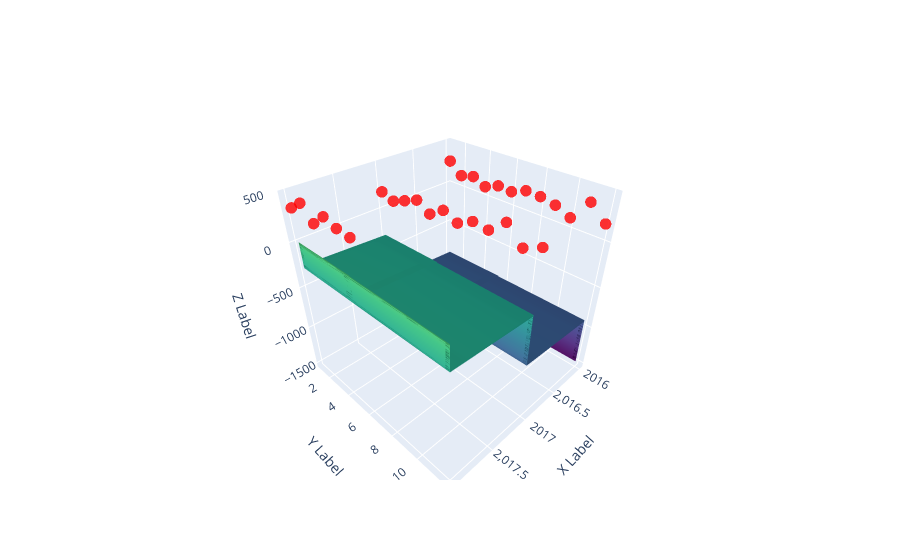

Source (notebook cell):
### Code cell
plot3D(X, Y, W3d)

### Figure 1 — Plotly figure (JSON) as saved in the notebook; plotly's stock layout.template omitted (floating-point values rounded to 4 significant figures; data arrays with more than 128 entries replaced by an {"elided": "..."} marker saying what was removed)
{"data": [{"marker": {"color": "red", "opacity": 0.8, "size": 4}, "mode": "markers", "type": "scatter3d", "x": [2016, 2016, 2016, 2016, 2016, 2016, 2016, 2016, 2016, 2016, 2016, 2016, 2017, 2017, 2017, 2017, 2017, 2017, 2017, 2017, 2017, 2017, 2017, 2017, 2018, 2018, 2018, 2018, 2018, 2018], "y": [1, 2, 3, 4, 5, 6, 7, 8, 9, 10, 11, 12, 1, 2, 3, 4, 5, 6, 7, 8, 9, 10, 11, 12, 1, 2, 3, 4, 5, 6], "z": [266, 146, 183, 119, 180, 169, 232, 225, 193, 123, 337, 186, 194, 150, 210, 273, 191, 287, 226, 304, 290, 422, 265, 342, 340, 440, 316, 439, 401, 390]}, {"colorscale": [[0, "#440154"], [0.1111, "#482878"], [0.2222, "#3e4989"], [0.3333, "#31688e"], [0.4444, "#26828e"], [0.5556, "#1f9e89"], [0.6667, "#35b779"], [0.7778, "#6ece58"], [0.8889, "#b5de2b"], [1, "#fde725"]], "showscale": false, "type": "surface", "x": [2016, 2016, 2016, 2016, 2016, 2016, 2016, 2016, 2016, 2016, 2016, 2016, 2017, 2017, 2017, 2017, 2017, 2017, 2017, 2017, 2017, 2017, 2017, 2017, 2018, 2018, 2018, 2018, 2018, 2018], "y": [1, 2, 3, 4, 5, 6, 7, 8, 9, 10, 11, 12, 1, 2, 3, 4, 5, 6, 7, 8, 9, 10, 11, 12, 1, 2, 3, 4, 5, 6], "z": {"elided": "84x41 float values"}}], "layout": {"scene": {"xaxis": {"title": {"text": "X Label"}}, "yaxis": {"title": {"text": "Y Label"}}, "zaxis": {"title": {"text": "Z Label"}}}}}
